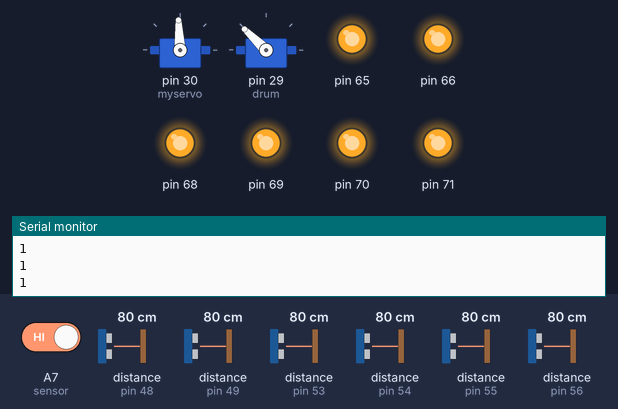
This sketch was run on a simulated Arduino Mega 2560, built for the host (arithmetic inside an expression is 32-bit, double 64-bit). Parts: 2 × servo, output pins drawn as LEDs (lit = HIGH), the last lines printed to the serial monitor. The inputs (shaded band) are chosen by the test bench; at power-on: distance to the obstacle (sensors on pin 49, pin 48, pin 53, pin 54, pin 55, pin 56) 80 cm, A7 (sensor) HIGH.

Above: at 1.2 s.
1.3 s: distance to the obstacle (sensor on pin 49) set to 10 cm
4.3 s: distance to the obstacle (sensor on pin 49) set to 7 cm
At 6.85 s:
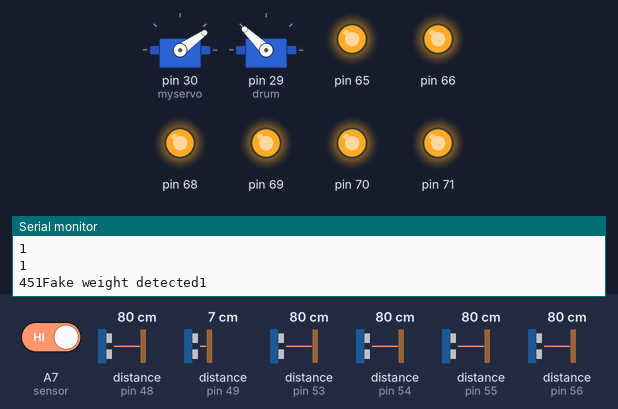
At 7.8 s:
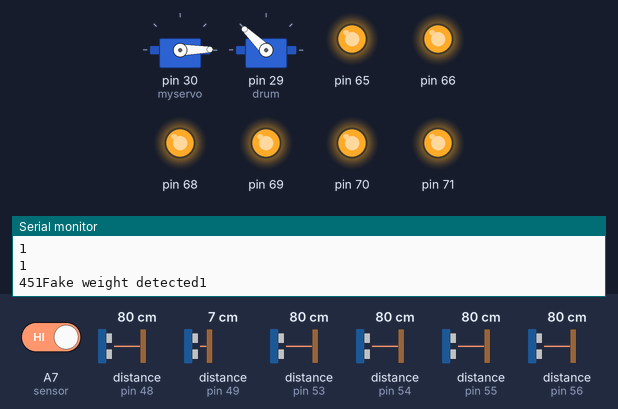
Timing chart, 0 to 13.3 s (numbered marks = the images above; inputs shaded):
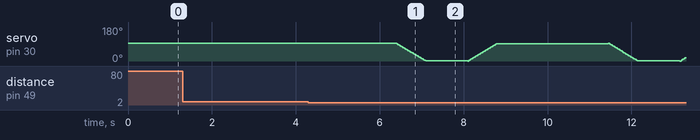

The sketch:

Updated_barrel.ino
```cpp
#include <Servo.h>
#include <VL53L0X.h>
#include <VL53L1X.h>
#include <SparkFunSX1509.h>
#define VL53L0X_ADDRESS_START 0x30
#define VL53L1X_ADDRESS_START 0x35
Servo myservo;  // create servo object to control a servo
Servo drum;
// twelve servo objects can be created on most boards
const byte SX1509_ADDRESS = 0x3F;
const uint8_t sensorCountL0 = 2;
const uint8_t sensorCountL1 = 4;
const uint8_t xshutPinsL0[sensorCountL0] = {1,2};
const uint8_t xshutPinsL1[sensorCountL1] = {4,5,6,7};
float state_w, distance, distance_left, distance_right, tof_distance,front_tof;
int sensor1,sensor2,sensor3,sensor4,sensor5,sensor6,sensor7,tof_holder,tof_holder_2 = 0;
int weights_collected = 0;
int sensor = A7;
int third_slot  = 180;
int second_slot  = 135;
int first_slot = 93;
int third_slot_discard = 76;
int second_slot_discard = 36;
int first_slot_discard = 0 ;
int state_holder = 1;
unsigned long Timer1,currTimer;
unsigned long prevTimer = 0;
SX1509 io;
VL53L0X sensorsL0[sensorCountL0];
VL53L1X sensorsL1[sensorCountL1];
//#define LONG_RANGE
#define HIGH_SPEED
//#define HIGH_ACCURACY
// The number of sensors in your system.


void rotateDrum(int start,int dest) {
  int pos = 0;
  if (start < dest){
  for (pos = start; pos <= dest; pos += 2) {
    myservo.write(pos);
    delay(15);
  }
}
  else if (start > dest){
  for (pos = start; pos >= dest; pos -= 2  ) {
    myservo.write(pos);
    delay(15);
  }
}
}

void discard_all_weights() {

  rotateDrum(third_slot,third_slot_discard);
  delay(2500);
  rotateDrum(third_slot_discard,second_slot_discard);
  delay(2500);
  rotateDrum(second_slot_discard,first_slot_discard);
  delay(2500);
  rotateDrum(first_slot_discard,first_slot);
  delay(2500);
}


void init_tof() {
  Serial.begin(115200);
  io.begin(SX1509_ADDRESS);

  Wire.begin();
  Wire.setClock(400000); // use 400 kHz I2C

  // L0 Disable/reset all sensors by driving their XSHUT pins low.
  for (uint8_t i = 0; i < sensorCountL0; i++)
  {
    io.pinMode(xshutPinsL0[i], OUTPUT);
    io.digitalWrite(xshutPinsL0[i], LOW);
  }

  // L1 Disable/reset all sensors by driving their XSHUT pins low.
  for (uint8_t i = 0; i < sensorCountL1; i++)
  {
    io.pinMode(xshutPinsL1[i], OUTPUT);
    io.digitalWrite(xshutPinsL1[i], LOW);
  }

  // L0 Enable, initialize, and start each sensor, one by one.
  for (uint8_t i = 0; i < sensorCountL0; i++)
  {
    // Stop driving this sensor's XSHUT low. This should allow the carrier
    // board to pull it high. (We do NOT want to drive XSHUT high since it is
    // not level shifted.) Then wait a bit for the sensor to start up.
    //pinMode(xshutPins[i], INPUT);
    io.digitalWrite(xshutPinsL0[i], HIGH);
    delay(10);

    sensorsL0[i].setTimeout(500);
    if (!sensorsL0[i].init())
    {
      Serial.print("Failed to detect and initialize sensor L0 ");
      Serial.println(i);
      while (1);
    }
      #if defined LONG_RANGE
    // lower the return signal rate limit (default is 0.25 MCPS)
    sensorsL0[i].setSignalRateLimit(0.1);
    // increase laser pulse periods (defaults are 14 and 10 PCLKs)
    sensorsL0[i].setVcselPulsePeriod(VL53L0X::VcselPeriodPreRange, 18);
    sensorsL0[i].setVcselPulsePeriod(VL53L0X::VcselPeriodFinalRange, 14);
    #endif
    #if defined HIGH_SPEED
    // reduce timing budget to 20 ms (default is about 33 ms)
    sensorsL0[i].setMeasurementTimingBudget(20000);
    #elif defined HIGH_ACCURACY
    // increase timing budget to 200 ms
    sensorsL0[i].setMeasurementTimingBudget(200000);
    #endif
    // Each sensor must have its address changed to a unique value other than
    // the default of 0x29 (except for the last one, which could be left at
    // the default). To make it simple, we'll just count up from 0x2A.
    sensorsL0[i].setAddress(VL53L0X_ADDRESS_START + i);

    sensorsL0[i].startContinuous(50);
  }

  // L1 Enable, initialize, and start each sensor, one by one.
  for (uint8_t i = 0; i < sensorCountL1; i++)
  {
    // Stop driving this sensor's XSHUT low. This should allow the carrier
    // board to pull it high. (We do NOT want to drive XSHUT high since it is
    // not level shifted.) Then wait a bit for the sensor to start up.
    //pinMode(xshutPins[i], INPUT);
    io.digitalWrite(xshutPinsL1[i], HIGH);
    delay(10);

    sensorsL1[i].setTimeout(500);
    if (!sensorsL1[i].init())
    {
      Serial.print("Failed to detect and initialize sensor L1 ");
      Serial.println(i);
      while (1);
    }
    sensorsL1[i].setROISize(5, 5);
    sensorsL1[i].setROICenter(197);

    // Each sensor must have its address changed to a unique value other than
    // the default of 0x29 (except for the last one, which could be left at
    // the default). To make it simple, we'll just count up from 0x2A.
    sensorsL1[i].setAddress(VL53L1X_ADDRESS_START + i);

    sensorsL1[i].startContinuous(50);
  }
}


void setup() {
  myservo.attach(30);  // attaches the servo on pin 9 to the servo object
  myservo.write(93);
  drum.attach(29);  // attaches the servo on pin 9 to the servo object
  drum.writeMicroseconds(1950);
  init_tof();

}


void loop() {

  //discard_all_weights();

  for (uint8_t i = 0; i < sensorCountL0; i++)
  {
    if (sensorsL0[i].timeoutOccurred()) { Serial.print(" TIMEOUT"); }
    else{
    tof_holder = sensorsL0[i].readRangeSingleMillimeters();
    switch (i){
      case 0:
        sensor1 = tof_holder;//TTM
        break;
      case 1:
        sensor2 = tof_holder;//BBR
        break;
      // case 2:
      //   sensor3 = tof_holder;//BBL
      //   break;
    }
    }
  }

  for (uint8_t i = 0; i < sensorCountL1; i++)
  {
    if (sensorsL1[i].timeoutOccurred()) { Serial.print(" TIMEOUT"); }
    tof_holder_2 = sensorsL1[i].readRangeContinuousMillimeters();
   switch (i){
      case 0:
        sensor4 = tof_holder_2;//
        break;
      case 1:
        sensor5 = tof_holder_2;//
        break;
      case 2:
        sensor6 = tof_holder_2;//
        break;
      case 3:
        sensor7 = tof_holder_2;//
        break;
   }

  }
  int state = digitalRead(sensor);
  if ((state == LOW)) {
    int state_holder = 0;
  }
  else {
    state_holder = 1;
  }
  front_tof = sensor2;
  Serial.println(state_holder);
  if (front_tof < 90) {
    Timer1 = millis();
    state = digitalRead(sensor);
    if ((state == LOW)) {
    state_holder = 0;
  }

    if ((state_holder == 0)) {
      Serial.print(millis()-Timer1);
      switch (weights_collected) {
        case 0:
          delay(1000);
          Serial.println("First real weight detected");
          delay(500);
          rotateDrum(first_slot,second_slot);
          delay(1000);
          weights_collected += 1;
          state_holder = 1;
          break;
        case 1:
          delay(1000);
          Serial.println("2nd real weight detected");
          delay(500);
          rotateDrum(second_slot,third_slot);
          delay(1000);
          weights_collected += 1;
          state_holder = 1;
          break;
        case 2:
          delay(1000);
          Serial.println("3rd real weight detected...Go home");
          delay(500);
          state_holder = 1;
          delay(2500);
          delay(2500);
          discard_all_weights();
          weights_collected = 0;
          break;
      }

    }
    while  ((millis()-Timer1)<500){
     if ((millis()-Timer1)>450){
      Serial.print(millis()-Timer1);
      switch (weights_collected) {
      case 0:
        delay(1000);
        Serial.println("Fake weight detected1");
        delay(500);
        rotateDrum(first_slot,first_slot_discard);
        delay(1000);
        rotateDrum(first_slot_discard,first_slot);
        delay(500);
        break;
      case 1:
        delay(1000);
        Serial.println("Fake weight detected2");
        delay(500);
        rotateDrum(second_slot,second_slot_discard);
        delay(1000);
        rotateDrum(second_slot_discard,second_slot);
        delay(500);
        break;
      case 2:
        delay(1000);
        Serial.println("Fake weight detected3");
        delay(500);
        rotateDrum(third_slot,third_slot_discard);
        delay(1000);
        rotateDrum(third_slot_discard,third_slot);
        delay(500);
        break;
    }

     }
    }
  }


}
```

Measured:
- the behaviour switches between 9 and 8 cm on distance to the obstacle (sensor on pin 49) (found by bisection; images 0 and 1)
